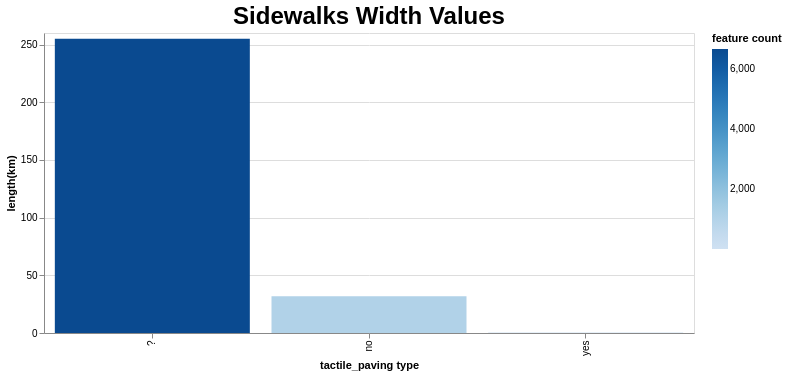

Describe this chart as a Vega-Lite specification.
### Vega-Lite specification from a JSON file in a GitHub repository (floating-point values rounded to 4 significant figures)
{"config": {"view": {"continuousWidth": 300, "continuousHeight": 300}, "title": {"fontSize": 24}}, "data": {"name": "data-deedaed0c490ff255dbd3fa4dac5c559"}, "mark": {"type": "bar"}, "encoding": {"color": {"field": "feature count", "type": "quantitative"}, "tooltip": {"field": "length(km)", "type": "quantitative"}, "x": {"field": "tactile_paving type", "sort": "-y", "type": "nominal"}, "y": {"field": "length(km)", "type": "quantitative"}}, "height": 300, "params": [{"name": "param_5", "select": {"type": "interval", "encodings": ["x", "y"]}, "bind": "scales"}], "title": "Sidewalks Width Values", "width": 650, "$schema": "https://vega.github.io/schema/vega-lite/v5.json", "datasets": {"data-deedaed0c490ff255dbd3fa4dac5c559": [{"tactile_paving type": "?", "feature count": 6682, "length(km)": 255.0}, {"tactile_paving type": "no", "feature count": 1069, "length(km)": 31.75}, {"tactile_paving type": "yes", "feature count": 11, "length(km)": 0.3343}]}}
